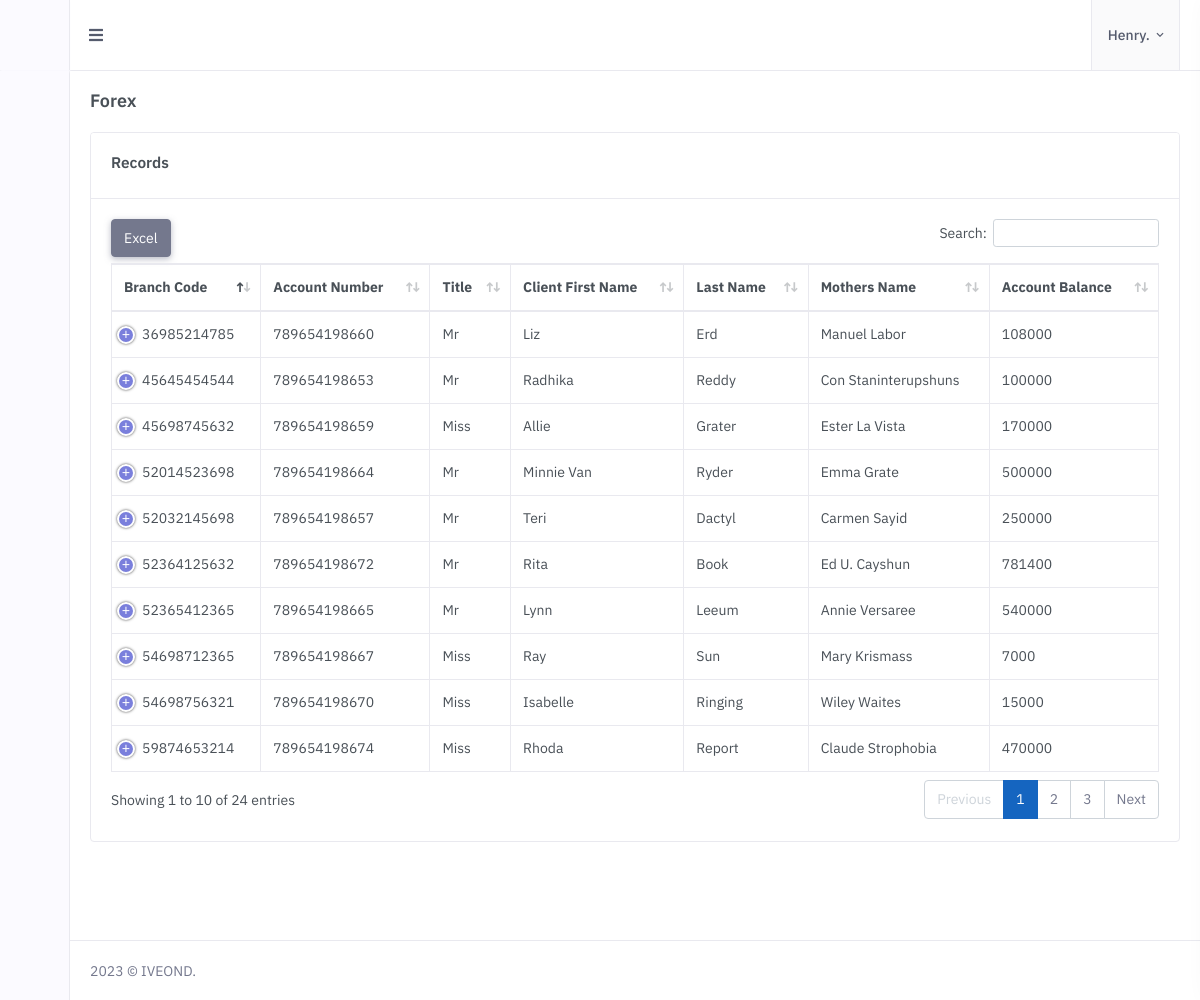
The page /forex.php (signed in) on the database its author committed.
### tables this page shows
CREATE TABLE `forex` (
  `id` int(11) NOT NULL,
  `branchcode` varchar(222) NOT NULL,
  `cardnumber` varchar(222) NOT NULL,
  `first_name` varchar(222) NOT NULL,
  `last_name` varchar(222) NOT NULL,
  `mother_name` varchar(222) NOT NULL,
  `status` varchar(255) NOT NULL,
  `gender` varchar(255) NOT NULL,
  `nationality` varchar(255) NOT NULL,
  `date` varchar(255) NOT NULL,
  `traveltype` varchar(255) NOT NULL,
  `traveldate` varchar(255) NOT NULL,
  `pincode` varchar(255) NOT NULL,
  `mobilephone` varchar(255) NOT NULL,
  `emailid` varchar(255) NOT NULL,
  `pasportnumber` varchar(255) NOT NULL,
  `pasportexpirydate` varchar(255) NOT NULL,
  `branchnumber` varchar(255) NOT NULL,
  `forigncurrency` varchar(255) NOT NULL,
  `amouttobeload` varchar(255) NOT NULL,
  `createdat` datetime NOT NULL DEFAULT current_timestamp() ON UPDATE current_timestamp(),
  `title` varchar(255) NOT NULL,
  `to_currency` varchar(255) NOT NULL,
  `amount_loaded` varchar(255) NOT NULL,
  `account_balance` varchar(255) NOT NULL,
  `card_issued_date` varchar(255) NOT NULL,
  `charges` varchar(255) NOT NULL,
  `total_amount` varchar(255) NOT NULL,
  `active` varchar(255) NOT NULL
);

### forex.php (the view, shortened to what this page needs)
<?php include 'layouts/head-main.php'; ?>
<?php include 'layouts/config.php'; ?>
<head>
    <link href="assets/libs/datatables.net-bs4/css/dataTables.bootstrap4.min.css" rel="stylesheet" type="text/css" />
    <link href="assets/libs/datatables.net-buttons-bs4/css/buttons.bootstrap4.min.css" rel="stylesheet"
        type="text/css" />
    <link href="assets/libs/datatables.net-responsive-bs4/css/responsive.bootstrap4.min.css" rel="stylesheet"
        type="text/css" />
    <link href="assets/libs/sweetalert2/sweetalert2.min.css" rel="stylesheet" type="text/css" />
    <?php include 'layouts/head-style.php'; ?>
</head>
<?php include 'layouts/body.php'; ?>
<div id="layout-wrapper">
<?php include 'layouts/vertical-menu-forex.php'; ?>
    <div class="main-content">
        <div class="page-content">
            <div class="container-fluid">
                <div class="row">
                    <div class="col-12">
                        <div class="page-title-box d-sm-flex align-items-center justify-content-between">
                            <h4 class="mb-sm-0 font-size-18">Forex</h4>
                        </div>
                    </div>
                </div>
                <div class="row">
                    <div class="col-12">
                        <div class="card">
                            <div class="card-header">
                                <h4 class="card-title">Records</h4>
                            </div>
                            <div class="card-body">
                                <table id="datatable-buttons" class="table table-bordered dt-responsive nowrap w-100">
                                    <thead>
                                        <tr>
                                        <th>Branch code</th>
                                        <th>Account number</th>
                                        <th>Title</th>
                                        <th>Client First Name</th>
                                        <th>Last Name</th>
                                        <th>Mothers Name</th>
                                        <th>Account Balance</th>
                                        </tr>
                                    </thead>
                                    <tbody>
                                        <?php
                                            $sql = "SELECT * FROM `forex`";
                                            $result = $link->query($sql);
                                            if ($result->num_rows > 0) {
                                                while($row = $result->fetch_assoc()) {
                                                    echo "<tr>\n";
                                                    echo "    <td>".$row["branchcode"]."</td>\n";
                                                    echo "    <td>".$row["cardnumber"]."</td>\n";
                                                    echo "    <td>".$row["title"]."</td>\n";
                                                    echo "    <td>".$row["first_name"]."</td>\n";
                                                    echo "    <td>".$row["last_name"]."</td>\n";
                                                    echo "    <td>".$row["mother_name"]."</td>\n";
                                                    echo "    <td>".$row["account_balance"]."</td>\n";
                                                    echo "</tr>\n";
                                                }
                                            }
                                        ?>
                                    </tbody>
                                </table>
                            </div>
                        </div>
                    </div>
                </div>
            </div>
        </div>
        <?php include 'layouts/footer.php'; ?>
    </div>
</body>
</html>

### layouts/head-style.php (style rules this page uses)
thead th { text-transform:capitalize; }

### forex.php (style rules this page uses)
th { text-transform:capitalize; }

### rows shown on the page
forex: branchcode "45645454544", cardnumber "789654198653", title "Mr", first_name "Radhika", last_name "Reddy", mother_name "Con Staninterupshuns", account_balance "100000"
forex: branchcode "52032145698", cardnumber "789654198657", title "Mr", first_name "Teri", last_name "Dactyl", mother_name "Carmen Sayid", account_balance "250000"
forex: branchcode "45698745632", cardnumber "789654198659", title "Miss", first_name "Allie", last_name "Grater", mother_name "Ester La Vista", account_balance "170000"
forex: branchcode "36985214785", cardnumber "789654198660", title "Mr", first_name "Liz", last_name "Erd", mother_name "Manuel Labor", account_balance "108000"
forex: branchcode "52014523698", cardnumber "789654198664", title "Mr", first_name "Minnie Van", last_name "Ryder", mother_name "Emma Grate", account_balance "500000"
forex: branchcode "52365412365", cardnumber "789654198665", title "Mr", first_name "Lynn", last_name "Leeum", mother_name "Annie Versaree", account_balance "540000"
forex: branchcode "54698712365", cardnumber "789654198667", title "Miss", first_name "Ray", last_name "Sun", mother_name "Mary Krismass", account_balance "7000"
forex: branchcode "54698756321", cardnumber "789654198670", title "Miss", first_name "Isabelle", last_name "Ringing", mother_name "Wiley Waites", account_balance "15000"
forex: branchcode "52364125632", cardnumber "789654198672", title "Mr", first_name "Rita", last_name "Book", mother_name "Ed U. Cayshun", account_balance "781400"
forex: branchcode "59874653214", cardnumber "789654198674", title "Miss", first_name "Rhoda", last_name "Report", mother_name "Claude Strophobia", account_balance "470000"

### other values the page prints
$_SESSION["username"] "Henry"
